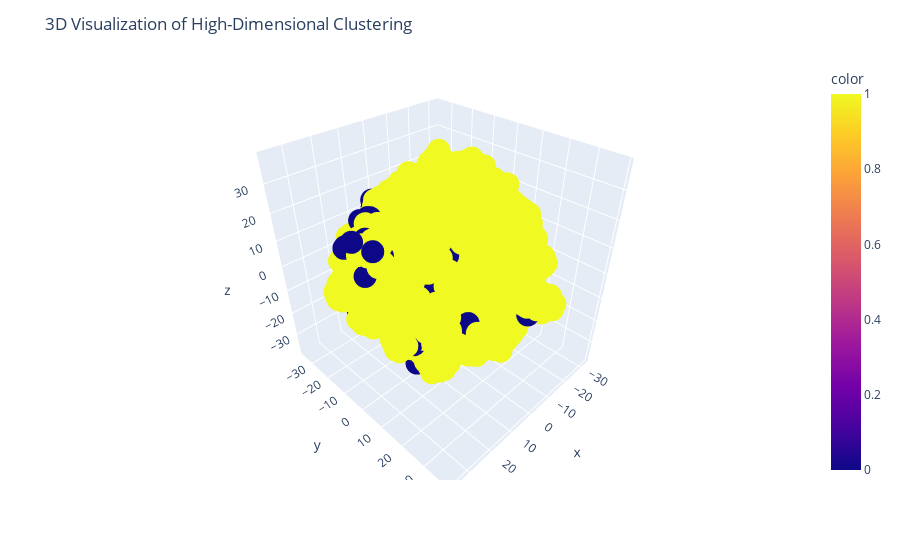

This figure's notebook cell:
### Code cell
import plotly.express as px

fig = px.scatter_3d(x=X_tsne[:, 0], y=X_tsne[:, 1], z=X_tsne[:, 2], color=array_labels)
fig.update_layout(title='3D Visualization of High-Dimensional Clustering')
fig.show()

### Figure 1 — Plotly figure (JSON) as saved in the notebook; plotly's stock layout.template omitted (floating-point values rounded to 4 significant figures; data arrays with more than 128 entries replaced by an {"elided": "..."} marker saying what was removed)
{"data": [{"hovertemplate": "x=%{x}<br>y=%{y}<br>z=%{z}<br>color=%{marker.color}<extra></extra>", "legendgroup": "", "marker": {"color": {"elided": "10000 int values"}, "coloraxis": "coloraxis", "symbol": "circle"}, "mode": "markers", "name": "", "scene": "scene", "showlegend": false, "type": "scatter3d", "x": {"elided": "10000 float values"}, "y": {"elided": "10000 float values"}, "z": {"elided": "10000 float values"}}], "layout": {"coloraxis": {"colorbar": {"title": {"text": "color"}}, "colorscale": [[0, "#0d0887"], [0.1111, "#46039f"], [0.2222, "#7201a8"], [0.3333, "#9c179e"], [0.4444, "#bd3786"], [0.5556, "#d8576b"], [0.6667, "#ed7953"], [0.7778, "#fb9f3a"], [0.8889, "#fdca26"], [1, "#f0f921"]]}, "legend": {"tracegroupgap": 0}, "margin": {"t": 60}, "scene": {"domain": {"x": [0, 1], "y": [0, 1]}, "xaxis": {"title": {"text": "x"}}, "yaxis": {"title": {"text": "y"}}, "zaxis": {"title": {"text": "z"}}}, "title": {"text": "3D Visualization of High-Dimensional Clustering"}}}
